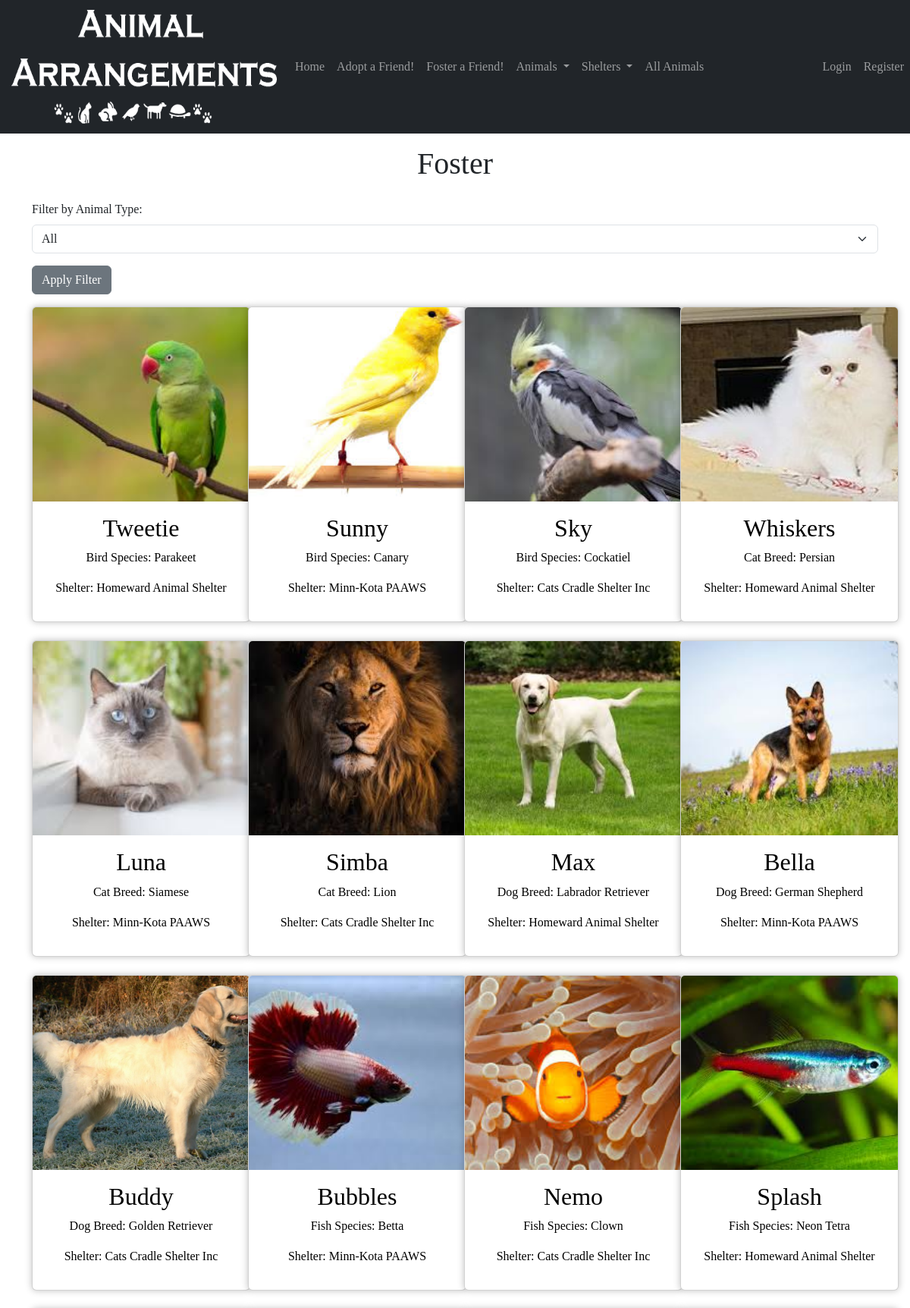
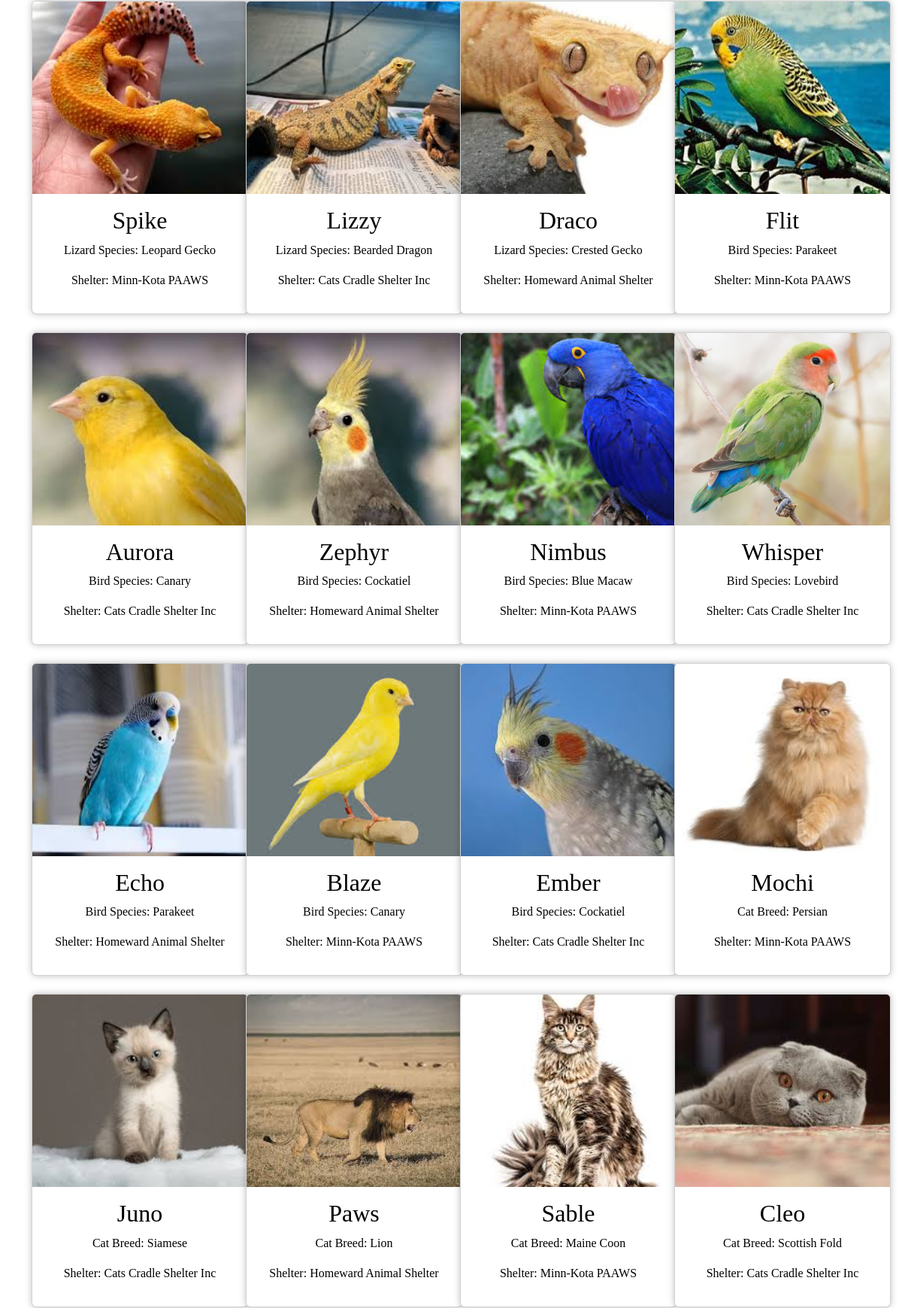
Page /filter-foster/ (upper part) on the committed database (2 pictures, top to bottom).
### animal_adoption_app/models.py (models this page shows, shortened)
class Animal(models.Model):
    id = models.AutoField(primary_key=True)
    name = models.CharField(max_length=100, unique=True)
    price = models.DecimalField(max_digits=10, decimal_places=2)
    fosterable = models.BooleanField(default=False)
    image_path = models.CharField(max_length=255, blank=True, null=True)
    SHELTER_CHOICES = [
        ('Homeward Animal Shelter', 'Homeward Animal Shelter'),
        ('Cats Cradle Shelter Inc', 'Cats Cradle Shelter Inc'),
        ('Minn-Kota PAAWS', 'Minn-Kota PAAWS'),
    ]
    shelter = models.CharField(max_length=100, choices=SHELTER_CHOICES)

class Bird(models.Model):
    animal = models.OneToOneField(Animal, on_delete=models.CASCADE, primary_key=True)
    species = models.CharField(max_length=100)
    age = models.IntegerField()
    wingspan = models.IntegerField()

class Cat(models.Model):
    animal = models.OneToOneField(Animal, on_delete=models.CASCADE, primary_key=True)
    breed = models.CharField(max_length=100)
    weight = models.DecimalField(max_digits=5, decimal_places=2)
    age = models.IntegerField()
    personality = models.TextField()
    up_to_date_on_vaccines = models.BooleanField(default=False)

class Dog(models.Model):
    animal = models.OneToOneField(Animal, on_delete=models.CASCADE, primary_key=True)
    breed = models.CharField(max_length=100)
    weight = models.DecimalField(max_digits=5, decimal_places=2)
    age = models.IntegerField()
    personality = models.TextField()
    up_to_date_on_vaccines = models.BooleanField(default=False)

class Fish(models.Model):
    animal = models.OneToOneField(Animal, on_delete=models.CASCADE, primary_key=True)
    species = models.CharField(max_length=100)
    length = models.DecimalField(max_digits=5, decimal_places=2)
    food = models.CharField(max_length=100)

class Lizard(models.Model):
    animal = models.OneToOneField(Animal, on_delete=models.CASCADE, primary_key=True)
    species = models.CharField(max_length=100)
    age = models.IntegerField()
    temperature = models.IntegerField()

### animal_adoption_app/views.py (the view)
# urls.py: path('filter-foster/', views.filter_foster, name='filter_foster'),
def filter_foster(request):
    animals = Animal.objects.filter(fosterable=True)
    selected_animal_type = request.GET.get('animal_type')
    filtered_animals = []
    for animal in animals:
        if hasattr(animal, 'dog'):
            animal_type = 'dog'
        elif hasattr(animal, 'cat'):
            animal_type = 'cat'
        elif hasattr(animal, 'lizard'):
            animal_type = 'lizard'
        elif hasattr(animal, 'bird'):
            animal_type = 'bird'
        elif hasattr(animal, 'fish'):
            animal_type = 'fish'
        else:
            animal_type = 'unknown'
        if selected_animal_type and animal_type != selected_animal_type:
            continue
        filtered_animals.append((animal, animal_type))
    context = {
        'foster_list': filtered_animals,
        'selected_animal_type': selected_animal_type  # Pass the selected animal type to the template
    }
    return render(request, 'animal_adoption_app/foster.html', context)

### templates/animal_adoption_app/foster.html (shortened to what this page needs)
<!DOCTYPE html>
<html lang="en">
<head>
    <link href="https://cdn.jsdelivr.net/npm/bootstrap@5.3.3/dist/css/bootstrap.min.css" rel="stylesheet">
</head>
<body>
    {% load static %}
    {% include "navbar.html" %}
    <h1 class="text-center mt-3 mb-4">Foster</h1>
    <div class="container">
    <form action="{% url 'filter_foster' %}" method="GET">
        <div class="mb-3">
            <label for="animalType" class="form-label">Filter by Animal Type:</label>
            <select class="form-select" id="animalType" name="animal_type">
                <option value="">All</option>
            </select>
        </div>
        <button type="submit" class="btn btn-secondary mb-3">Apply Filter</button>
    </form>
    <div class="row row-cols-1 row-cols-md-2 row-cols-lg-3 row-cols-xl-4">
        {% for animal_tuple in foster_list %}
            {% with animal=animal_tuple.0 animal_type=animal_tuple.1 %}
                <div class="col mb-4 text-center">
                    <div class="card" style="width: 18rem;">
                        {% if animal.id %}
                            <a href="{% url 'animal_detail' animal.id %}" class="card-link">
                        {% endif %}
                            {% if animal.image_path %}
                                <img class="card-img-top" src="{% static animal.image_path %}" alt="{{ animal.name }} Image" alt="Card image cap">
                            {% endif %}
                            <div class="card-body">
                                <h2>{{ animal.name }}</h2>
                                <p>
                                    {% if animal.cat %}
                                        Cat Breed: {{ animal.cat.breed }}
                                    {% elif animal.dog %}
                                        Dog Breed: {{ animal.dog.breed }}
                                    {% elif animal.lizard %}
                                        Lizard Species: {{ animal.lizard.species }}
                                    {% elif animal.bird %}
                                        Bird Species: {{ animal.bird.species }}
                                    {% elif animal.fish %}
                                        Fish Species: {{ animal.fish.species }}
                                    {% else %}
                                        Unknown
                                    {% endif %}
                                </p>
                                <p>Shelter: {{ animal.shelter }}</p>
                            </div>
                        {% if animal.id %}
                            </a>
                        {% endif %}
                    </div>
                </div>
            {% endwith %}
        {% endfor %}
    </div>
    {% include "footer.html" %}
</body>
</html>

### templates/animal_adoption_app/foster.html (style rules this page uses)
body { font-family: 'Comic Sans MS', cursive; background-color: #f4f4f4; }
.card-img-top { height: 16rem; object-fit: cover; }
.card { box-shadow: 0 0 10px rgba(0, 0, 0, 0.25); }
.card-link { text-decoration: none; }
.card-body h2, .card-body p { color: black; }

### animal_adoption_app/templates/navbar.html (style rules this page uses)
body { font-family: 'Comic Sans MS', cursive; }

### animal_adoption_app/templates/footer.html (style rules this page uses)
body { font-family: 'Comic Sans MS', cursive; }

### rows in the picture
Animal: image_path (picture), name "Tweetie", species "Parakeet", shelter "Homeward Animal Shelter"
Animal: image_path (picture), name "Sunny", species "Canary", shelter "Minn-Kota PAAWS"
Animal: image_path (picture), name "Sky", species "Cockatiel", shelter "Cats Cradle Shelter Inc"
Animal: image_path (picture), name "Whiskers", breed "Persian", shelter "Homeward Animal Shelter"
Animal: image_path (picture), name "Luna", breed "Siamese", shelter "Minn-Kota PAAWS"
Animal: image_path (picture), name "Simba", breed "Lion", shelter "Cats Cradle Shelter Inc"
Animal: image_path (picture), name "Max", breed "Labrador Retriever", shelter "Homeward Animal Shelter"
Animal: image_path (picture), name "Bella", breed "German Shepherd", shelter "Minn-Kota PAAWS"
Animal: image_path (picture), name "Buddy", breed "Golden Retriever", shelter "Cats Cradle Shelter Inc"
Animal: image_path (picture), name "Bubbles", species "Betta", shelter "Minn-Kota PAAWS"
Animal: image_path (picture), name "Nemo", species "Clown", shelter "Cats Cradle Shelter Inc"
Animal: image_path (picture), name "Splash", species "Neon Tetra", shelter "Homeward Animal Shelter"
Animal: image_path (picture), name "Spike", species "Leopard Gecko", shelter "Minn-Kota PAAWS"
Animal: image_path (picture), name "Lizzy", species "Bearded Dragon", shelter "Cats Cradle Shelter Inc"
Animal: image_path (picture), name "Draco", species "Crested Gecko", shelter "Homeward Animal Shelter"
Animal: image_path (picture), name "Flit", species "Parakeet", shelter "Minn-Kota PAAWS"
Animal: image_path (picture), name "Aurora", species "Canary", shelter "Cats Cradle Shelter Inc"
Animal: image_path (picture), name "Zephyr", species "Cockatiel", shelter "Homeward Animal Shelter"
Animal: image_path (picture), name "Nimbus", species "Blue Macaw", shelter "Minn-Kota PAAWS"
Animal: image_path (picture), name "Whisper", species "Lovebird", shelter "Cats Cradle Shelter Inc"
Animal: image_path (picture), name "Echo", species "Parakeet", shelter "Homeward Animal Shelter"
Animal: image_path (picture), name "Blaze", species "Canary", shelter "Minn-Kota PAAWS"
Animal: image_path (picture), name "Ember", species "Cockatiel", shelter "Cats Cradle Shelter Inc"
Animal: image_path (picture), name "Mochi", breed "Persian", shelter "Minn-Kota PAAWS"
Animal: image_path (picture), name "Juno", breed "Siamese", shelter "Cats Cradle Shelter Inc"
Animal: image_path (picture), name "Paws", breed "Lion", shelter "Homeward Animal Shelter"
Animal: image_path (picture), name "Sable", breed "Maine Coon", shelter "Minn-Kota PAAWS"
Animal: image_path (picture), name "Cleo", breed "Scottish Fold", shelter "Cats Cradle Shelter Inc"
